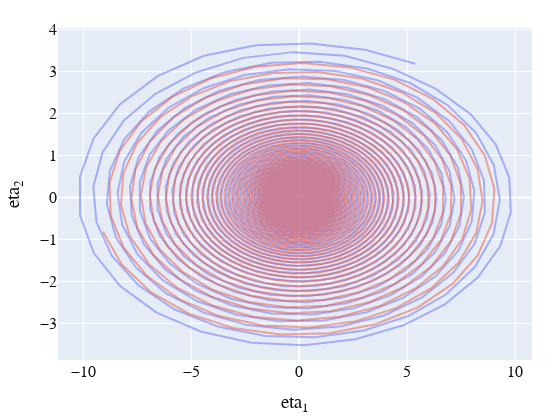

This figure's notebook cell:
### Code cell
fig = plotter.make_plot(ssm, data_name = 'reduced_coordinates', 
                        idx_trajectories=[0, 1], idx_coordinates=[1,2],
                        with_predictions = False)
fig.show()

### Figure 1 — Plotly figure (JSON) as saved in the notebook; plotly's stock layout.template omitted (floating-point values rounded to 4 significant figures; data arrays with more than 128 entries replaced by an {"elided": "..."} marker saying what was removed)
{"data": [{"line": {"width": 2}, "mode": "lines", "name": "", "opacity": 0.5, "showlegend": false, "type": "scatter", "x": {"elided": "2400 float values"}, "y": {"elided": "2400 float values"}}, {"line": {"width": 2}, "mode": "lines", "name": "", "opacity": 0.5, "showlegend": false, "type": "scatter", "x": {"elided": "2386 float values"}, "y": {"elided": "2386 float values"}}], "layout": {"autosize": true, "font": {"color": "#101010", "family": "Helvetica", "size": 16}, "height": 420, "margin": {"b": 28, "l": 28, "r": 28, "t": 28}, "width": 560, "xaxis": {"range": [-11.17, 10.78], "title": {"text": "eta<sub>1</sub>"}, "type": "linear"}, "yaxis": {"range": [-3.873, 4.038], "title": {"text": "eta<sub>2</sub>"}, "type": "linear"}}}
